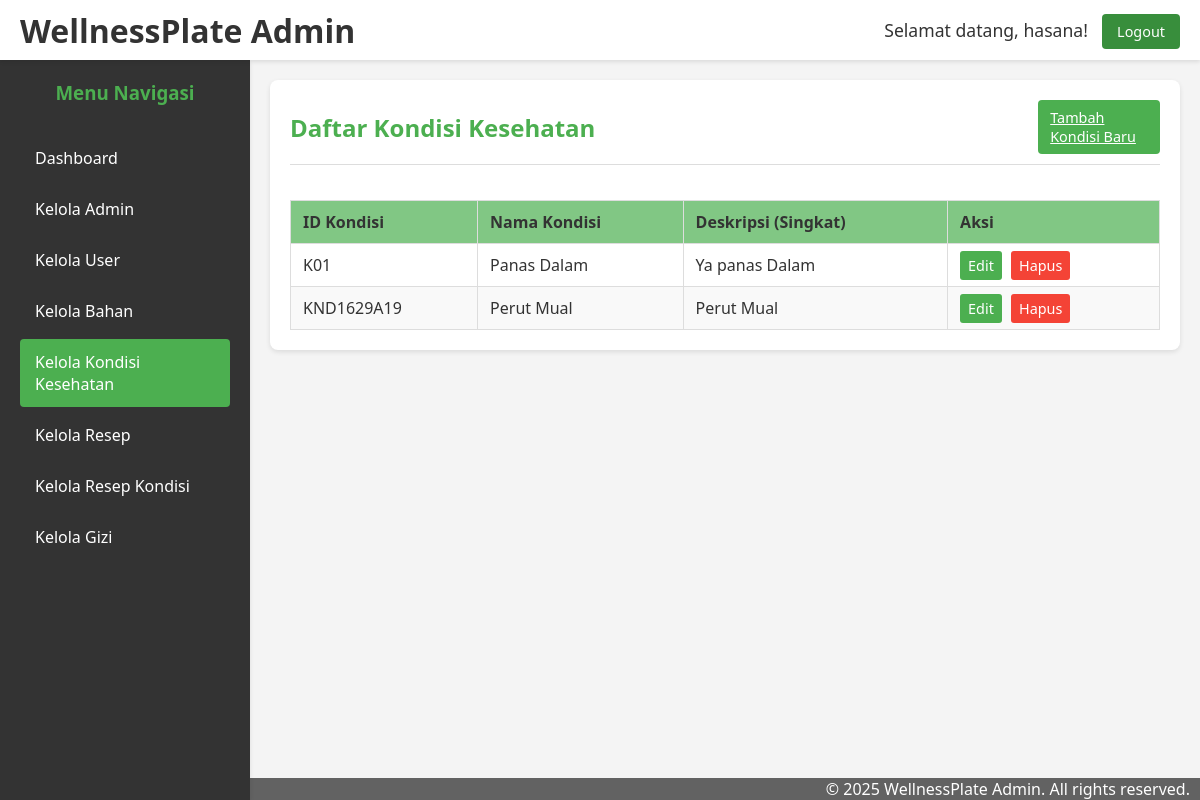
Screenshot of /admin/modules/kondisi_kesehatan/kondisikesehatan.php (signed in) with the database file from the repository.
### tables this page shows
CREATE TABLE `kondisi_kesehatan` (
  `id_kondisi` varchar(10) NOT NULL,
  `nama_kondisi` varchar(100) DEFAULT NULL,
  `slug` varchar(100) DEFAULT NULL,
  `deskripsi` text
);

### admin/modules/kondisi_kesehatan/kondisikesehatan.php (the view, shortened to what this page needs)
<?php
if (!isset($base_url)) {
    $base_url = "/";
}
?>
<!DOCTYPE html>
<html lang="id">
<head>
    <link rel="stylesheet" href="../../style.css">
</head>
<body class="dashboard-body">
    <header class="page-header">
        <div class="logo-area">
            <h1><a href="<?php echo $base_url; ?>/dashboard.php" style="color: inherit; text-decoration: none;">WellnessPlate Admin</a></h1>
        </div>
        <div class="admin-info">
            <span class="welcome-admin" style="margin-right: 10px;">Selamat datang, <?php echo htmlspecialchars($_SESSION['admin_nama']); ?>!</span>
            <a href="/logout.php" class="logout-btn">Logout</a>
        </div>
    </header>
    <div class="main-wrapper">
        <?php
        include_once  '../../templates/sidebar.php';
        ?>
        <main class="content-area">
<?php
require_once __DIR__ . '/../../../config/koneksi.php';
$base_url = "/admin/modules/kondisi_kesehatan/";
$query_kondisi = "SELECT id_kondisi, nama_kondisi, deskripsi FROM kondisi_kesehatan ORDER BY nama_kondisi ASC";
$result_kondisi = mysqli_query($koneksi, $query_kondisi);
?>
<div class="container mx-auto py-8">
    <div class="card">
        <div class="card-header">
            <h2>Daftar Kondisi Kesehatan</h2>
            <a href="<?php echo $base_url; ?>tambahkondisikesehatan.php" class="btna btn-sm">Tambah Kondisi Baru</a>
        </div>
        <div class="card-body">
            <div class="table-container">
                <table class="data-table">
                    <thead>
                        <tr>
                            <th>ID Kondisi</th>
                            <th>Nama Kondisi</th>
                            <th>Deskripsi (Singkat)</th>
                            <th>Aksi</th>
                        </tr>
                    </thead>
                    <tbody>
                        <?php if (mysqli_num_rows($result_kondisi) > 0) : ?>
                            <?php while ($kondisi = mysqli_fetch_assoc($result_kondisi)) : ?>
                                <tr>
                                    <td><?php echo htmlspecialchars($kondisi['id_kondisi']); ?></td>
                                    <td><?php echo htmlspecialchars($kondisi['nama_kondisi']); ?></td>
                                    <td><?php echo nl2br(htmlspecialchars(substr($kondisi['deskripsi'], 0, 100))); echo strlen($kondisi['deskripsi']) > 100 ? '...' : ''; ?></td>
                                    <td class="actions">
                                        <a href="<?php echo $base_url; ?>editkondisikesehatan.php?id=<?php echo urlencode($kondisi['id_kondisi']); ?>" class="edit">Edit</a>
                                        <a href="<?php echo $base_url; ?>kondisikesehatan.php?action=delete&id=<?php echo urlencode($kondisi['id_kondisi']); ?>" class="delete delete-link" onclick="return confirm('Apakah Anda yakin ingin menghapus kondisi ini: <?php echo htmlspecialchars(addslashes($kondisi['nama_kondisi'])); ?>?');">Hapus</a>
                                    </td>
                                </tr>
                            <?php endwhile; ?>
                        <?php else : ?>
                            <tr>
                                <td colspan="4" style="text-align:center;">Belum ada data kondisi kesehatan.</td>
                            </tr>
                        <?php endif; ?>
                    </tbody>
                </table>
            </div>
        </div>
    </div>
</div>
        </main>
    </div>
    <footer>
        <div style="background-color:rgb(98, 98, 98);">
            <p style="text-align: right; margin-right: 10px; color: #fff;">© <?php echo date("Y"); ?> WellnessPlate Admin. All rights reserved.</p>
        </div>
    </footer>
</body>
</html>

### admin/style.css (style rules this page uses)
:root { --primary-green: #4caf50; --light-green: #81c784; --dark-green: #388e3c; --off-white: #f4f4f4; --text-color: #333; --border-color: #ddd; --box-shadow: 0 2px 5px rgba(0, 0, 0, 0.1); --header-height: 60px; --sidebar-width: 250px; }
* { margin: 0; padding: 0; box-sizing: border-box; }
html, body { height: 100%; margin: 0; padding: 0; overflow: hidden; font-family: "Segoe UI", Tahoma, Geneva, Verdana, sans-serif; }
body.dashboard-body { background-color: var(--off-white); color: var(--text-color); overflow: hidden; }
.page-header { position: fixed; top: 0; left: 0; right: 0; height: var(--header-height); background-color: #fff; padding: 0 20px; display: flex; justify-content: space-between; align-items: center; box-shadow: var(--box-shadow); z-index: 1000; }
.main-wrapper { margin-top: var(--header-height); margin-left: var(--sidebar-width); height: calc(100vh - var(--header-height)); overflow-y: auto; }
.content-area { padding: 20px; min-height: 100%; }
.page-header .welcome-admin { font-size: 1.1em; }
.page-header .logout-btn { background-color: var(--dark-green); color: white; padding: 8px 15px; text-decoration: none; border-radius: 4px; font-size: 0.9em; transition: background-color 0.3s ease; }
.card { background-color: #fff; padding: 20px; border-radius: 8px; box-shadow: var(--box-shadow); margin-bottom: 20px; }
.card-header { border-bottom: 1px solid var(--border-color); padding-bottom: 10px; margin-bottom: 15px; display: flex; justify-content: space-between; align-items: center; }
.card-header h2, .card-header h3 { margin: 0; color: var(--primary-green); }
.btn, .btna { background-color: var(--primary-green); color: white; padding: 12px 20px; border: none; border-radius: 4px; cursor: pointer; font-size: 16px; transition: background-color 0.3s ease; }
.btna { width: 14%; }
.dashboard-body { display: flex; flex-direction: column; align-items: normal; justify-content: normal; }
.page-header { background-color: #fff; padding: 15px 20px; box-shadow: var(--box-shadow); display: flex; justify-content: space-between; align-items: center; color: var(--text-color); height: 60px; box-sizing: border-box; }
.page-header .logout-btn { background-color: var(--dark-green); color: white; padding: 8px 15px; text-decoration: none; border-radius: 4px; font-size: 0.9em; }
.btn-sm { padding: 8px 12px; font-size: 0.9em; }
.table-container { overflow-x: auto; }
table.data-table { width: 100%; border-collapse: collapse; margin-top: 20px; }
table.data-table th, table.data-table td { border: 1px solid var(--border-color); padding: 10px 12px; text-align: left; vertical-align: middle; }
table.data-table thead th { background-color: var(--light-green); color: var(--text-color); font-weight: bold; }
table.data-table tbody tr:nth-child(even) { background-color: #f9f9f9; }
.actions a { margin-right: 5px; text-decoration: none; padding: 5px 8px; border-radius: 3px; font-size: 0.9em; }
.actions a.edit { background-color: var(--primary-green); color: white; }
.actions a.delete { background-color: #f44336; color: white; }
html, body { margin: 0; padding: 0; height: 100%; overflow: hidden; }
body { display: flex; flex-direction: column; }
.content-area { overflow-y: auto; -webkit-overflow-scrolling: touch; }
.card { margin-bottom: 20px; }
.page-header, .sidebar { box-shadow: 0 2px 4px rgba(0,0,0,0.1); }

### rows the page displays
kondisi_kesehatan: id_kondisi "K01", nama_kondisi "Panas Dalam", deskripsi "Ya panas Dalam"
kondisi_kesehatan: id_kondisi "KND1629A19", nama_kondisi "Perut Mual", deskripsi "Perut Mual"

### other values shown
$_SESSION['admin_nama'] "hasana"
